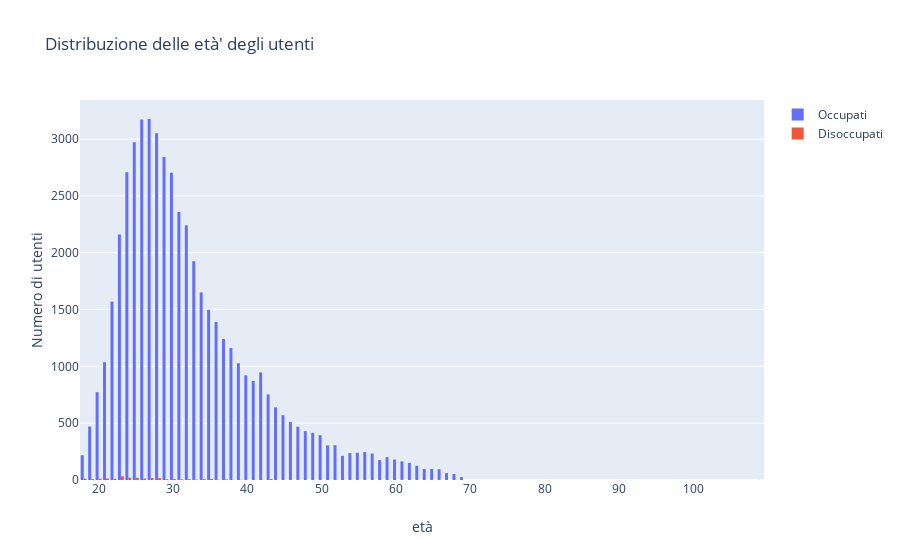

The notebook cell saved with this chart:
### Markdown cell above
### 2.2 
Simile al punto 2.1. Disegnare due istogrammi sovrapposti per confrontare la distribuzione dell'età per le varie sottoclassi identificate dalla variabile ``Lavoratore``. Perchè uno degli istogrammi non è ben visibile?

### Code cell
# Solution

hist1 = go.Histogram(x =  ageArray[jobArray == 'YES'],
              name = "Occupati"
             )

hist2 = go.Histogram(x =  ageArray[jobArray == 'NO'],
              name = "Disoccupati"
             ) 
 

layout = go.Layout(title = "Distribuzione delle età' degli utenti", xaxis = dict(title ='età'), yaxis = dict(title = 'Numero di utenti') )

groupBox = go.Figure(data = [hist1,  hist2], layout = layout)

py.iplot(groupBox)

### Figure 1 — Plotly figure (JSON) as saved in the notebook; plotly's stock layout.template omitted (floating-point values rounded to 4 significant figures; data arrays with more than 128 entries replaced by an {"elided": "..."} marker saying what was removed)
{"data": [{"name": "Occupati", "type": "histogram", "x": {"elided": "51475 int values"}}, {"name": "Disoccupati", "type": "histogram", "x": {"elided": "273 int values"}}], "layout": {"title": {"text": "Distribuzione delle età' degli utenti"}, "xaxis": {"title": {"text": "età"}}, "yaxis": {"title": {"text": "Numero di utenti"}}}}
